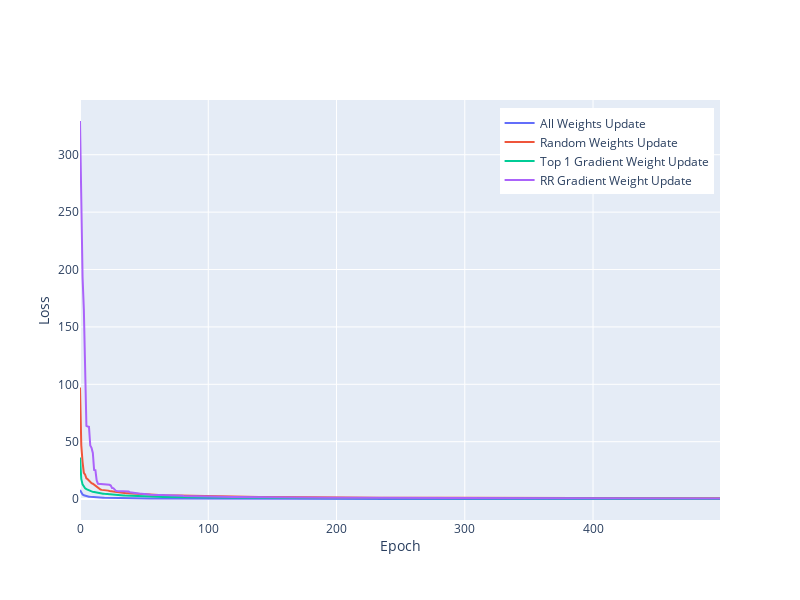

Here is the notebook cell this chart was saved with:
### Code cell
runs = 100
nfeats = len(X.columns)
topk=1
epochs = 500

fig = go.Figure()
fin_loss = []
# fin_test_loss = []

for i in range(runs):
    curr_coord = 1
    fig = go.Figure()
    
    # X_train, X_test, y_train, y_test = train_test_split(X, Y, test_size=0.33)
    X_train,y_train = X.copy(),Y.copy()

    
    scaler = StandardScaler()
    scaler.fit(X_train)
    X_train=scaler.transform(X_train)
    # X_test=scaler.transform(X_test)
    
    X_train = np.append(X_train,np.ones([len(X_train),1]),1)
    # X_test = np.append(X_test,np.ones([len(X_test),1]),1)

    y_train = y_train.reshape([-1,1])
    # y_test = y_test.reshape([-1,1])

    weights = np.random.random([nfeats+1,1])
    weightsRandomUpdate = weights.copy() 
    weightsTopGradUpdate = weights.copy() 
    weightsRR = weights.copy() 

    loss = []
    lossTopGradUpdate = []
    lossRandomUpdate = []
    lossRR = []
    
    for e in range(epochs):        
        for it in range(len(X_train)):
            
            # All weights update            
            weights = grad_update(X_train[it],y_train[it],weights,mode='stochastic')
            curr_loss = loss_func(X_train,y_train,weights)
            
            # Random weights update
            weightsRandomUpdate = grad_update(X_train[it],y_train[it],weightsRandomUpdate,feats_selection = 'random',mode='stochastic')
            curr_loss_rand_update = loss_func(X_train,y_train,weightsRandomUpdate)
            
            # Only Highest Gradient weight update
            weightsTopGradUpdate = grad_update(X_train[it],y_train[it],weightsTopGradUpdate,feats_selection='top',topk=topk,mode='stochastic')
            curr_loss_top_grad = loss_func(X_train,y_train,weightsTopGradUpdate) 
            
            # Round Robin gradient update
            weightsRR = grad_update(X_train[it],y_train[it],weightsRR,mode='stochastic',feats_selection='round_robin',curr_coord=curr_coord)
            curr_loss_rr = loss_func(X_train,y_train,weightsRR)
        
        curr_coord = (curr_coord+1)%(nfeats+1)  
            
        loss.append(curr_loss)
        lossRandomUpdate.append(curr_loss_rand_update)
        lossTopGradUpdate.append(curr_loss_top_grad)
        lossRR.append(curr_loss_rr)

        if e%500==0:
                print(f"Epoch {e} :: Current training loss: {curr_loss:0.2f} :: {curr_loss_rand_update:0.2f} :: {curr_loss_top_grad:0.2f} :: {curr_loss_rr:0.2f}")   
        
    fin_loss.append((curr_loss,curr_loss_rand_update,curr_loss_top_grad,curr_loss_rr))
    # fin_test_loss.append((loss_func(X_test,y_test,weights),loss_func(X_test,y_test,weightsRandomUpdate),loss_func(X_test,y_test,weightsTopGradUpdate),loss_func(X_test,y_test,weightsRR)))

    fig.add_trace(go.Scatter(x = list(range(epochs)), y = loss, mode = 'lines', name = f"All Weights Update"))
    
    fig.add_trace(go.Scatter(x = list(range(epochs)), y = lossRandomUpdate, mode = 'lines', name = f"Random Weights Update"))
    
    fig.add_trace(go.Scatter(x = list(range(epochs)), y = lossTopGradUpdate, mode = 'lines', name = f"Max Gradient Weight Update"))

    fig.add_trace(go.Scatter(x = list(range(epochs)), y = lossRR, mode = 'lines', name = f"Round Robin Weight Update"))

fig.update_layout(
    autosize=False,
    width=800,
    height=600,
    legend=dict(
    yanchor="top",
    y=0.98,
    xanchor="right",
    x=0.99
)
)

fig.update_xaxes(
        title_text = "Epoch",
        title_standoff = 5)

fig.update_yaxes(
        title_text = "Loss",
        title_standoff = 5)

fig.show()

### Figure 1 — Plotly figure (JSON) as saved in the notebook; plotly's stock layout.template omitted (floating-point values rounded to 4 significant figures; data arrays with more than 128 entries replaced by an {"elided": "..."} marker saying what was removed)
{"data": [{"mode": "lines", "name": "All Weights Update", "type": "scatter", "x": {"elided": "500 int values"}, "y": {"elided": "500 float values"}}, {"mode": "lines", "name": "Random Weights Update", "type": "scatter", "x": {"elided": "500 int values"}, "y": {"elided": "500 float values"}}, {"mode": "lines", "name": "Top 1 Gradient Weight Update", "type": "scatter", "x": {"elided": "500 int values"}, "y": {"elided": "500 float values"}}, {"mode": "lines", "name": "RR Gradient Weight Update", "type": "scatter", "x": {"elided": "500 int values"}, "y": {"elided": "500 float values"}}], "layout": {"autosize": false, "height": 600, "legend": {"x": 0.99, "xanchor": "right", "y": 0.98, "yanchor": "top"}, "width": 800, "xaxis": {"title": {"standoff": 5, "text": "Epoch"}}, "yaxis": {"title": {"standoff": 5, "text": "Loss"}}}}
